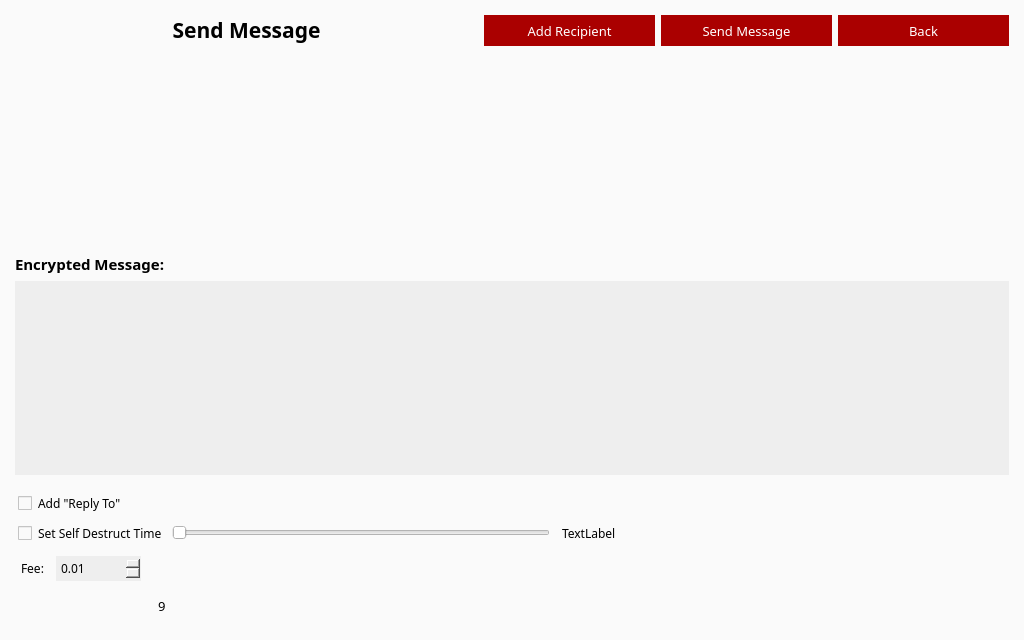
<?xml version="1.0" encoding="UTF-8"?>
<ui version="4.0">
 <class>SendMessageFrame</class>
 <widget class="QFrame" name="SendMessageFrame">
  <property name="geometry">
   <rect>
    <x>0</x>
    <y>0</y>
    <width>1024</width>
    <height>640</height>
   </rect>
  </property>
  <property name="windowTitle">
   <string>Frame</string>
  </property>
  <property name="styleSheet">
   <string notr="true">border: 0px;
color: rgb(0, 0, 0);
font-family: Poppins;
background-color: rgb(250, 250, 250);</string>
  </property>
  <property name="frameShape">
   <enum>QFrame::NoFrame</enum>
  </property>
  <property name="frameShadow">
   <enum>QFrame::Raised</enum>
  </property>
  <layout class="QVBoxLayout" name="verticalLayout">
   <property name="leftMargin">
    <number>15</number>
   </property>
   <property name="topMargin">
    <number>15</number>
   </property>
   <property name="rightMargin">
    <number>15</number>
   </property>
   <property name="bottomMargin">
    <number>15</number>
   </property>
   <item>
    <layout class="QHBoxLayout" name="horizontalLayout_4">
     <property name="topMargin">
      <number>0</number>
     </property>
     <item>
      <widget class="QLabel" name="label">
       <property name="font">
        <font>
         <family>Poppins</family>
         <pointsize>-1</pointsize>
        </font>
       </property>
       <property name="styleSheet">
        <string notr="true">color: #ddd; 
font-size: 20px;
font-family: Poppins;</string>
       </property>
       <property name="text">
        <string>&lt;html&gt;&lt;head/&gt;&lt;body&gt;&lt;p align=&quot;center&quot;&gt;&lt;span style=&quot; font-size:16pt; font-weight:600; color:#000000;&quot;&gt;Send Message&lt;/span&gt;&lt;/p&gt;&lt;/body&gt;&lt;/html&gt;</string>
       </property>
      </widget>
     </item>
     <item>
      <widget class="QPushButton" name="m_addRecipientButton">
       <property name="minimumSize">
        <size>
         <width>171</width>
         <height>31</height>
        </size>
       </property>
       <property name="maximumSize">
        <size>
         <width>171</width>
         <height>16777215</height>
        </size>
       </property>
       <property name="font">
        <font>
         <family>Poppins</family>
         <pointsize>-1</pointsize>
        </font>
       </property>
       <property name="cursor">
        <cursorShape>PointingHandCursor</cursorShape>
       </property>
       <property name="styleSheet">
        <string notr="true">color: rgb(255, 255, 255);
background-color: rgb(170, 0, 0);
font-size: 13px;
font-family: Poppins;</string>
       </property>
       <property name="text">
        <string>Add Recipient</string>
       </property>
      </widget>
     </item>
     <item>
      <widget class="QPushButton" name="m_sendButton">
       <property name="minimumSize">
        <size>
         <width>171</width>
         <height>31</height>
        </size>
       </property>
       <property name="maximumSize">
        <size>
         <width>171</width>
         <height>16777215</height>
        </size>
       </property>
       <property name="font">
        <font>
         <family>Poppins</family>
         <pointsize>-1</pointsize>
        </font>
       </property>
       <property name="cursor">
        <cursorShape>PointingHandCursor</cursorShape>
       </property>
       <property name="styleSheet">
        <string notr="true">color: rgb(255, 255, 255);
background-color: rgb(170, 0, 0);
font-size: 13px;
font-family: Poppins;</string>
       </property>
       <property name="text">
        <string>Send Message</string>
       </property>
      </widget>
     </item>
     <item>
      <widget class="QPushButton" name="m_backButton">
       <property name="minimumSize">
        <size>
         <width>171</width>
         <height>31</height>
        </size>
       </property>
       <property name="maximumSize">
        <size>
         <width>171</width>
         <height>31</height>
        </size>
       </property>
       <property name="font">
        <font>
         <family>Poppins</family>
         <pointsize>-1</pointsize>
        </font>
       </property>
       <property name="cursor">
        <cursorShape>PointingHandCursor</cursorShape>
       </property>
       <property name="styleSheet">
        <string notr="true">color: rgb(255, 255, 255);
background-color: rgb(170, 0, 0);
font-size: 13px;
font-family: Poppins;</string>
       </property>
       <property name="text">
        <string>Back</string>
       </property>
      </widget>
     </item>
    </layout>
   </item>
   <item>
    <widget class="QScrollArea" name="m_messageAddressScrollArea">
     <property name="frameShape">
      <enum>QFrame::StyledPanel</enum>
     </property>
     <property name="widgetResizable">
      <bool>true</bool>
     </property>
     <widget class="QWidget" name="scrollAreaWidgetContents">
      <property name="geometry">
       <rect>
        <x>0</x>
        <y>0</y>
        <width>994</width>
        <height>194</height>
       </rect>
      </property>
      <layout class="QVBoxLayout" name="m_addressesLayout">
       <property name="spacing">
        <number>0</number>
       </property>
       <property name="leftMargin">
        <number>0</number>
       </property>
       <property name="topMargin">
        <number>0</number>
       </property>
       <property name="rightMargin">
        <number>0</number>
       </property>
       <property name="bottomMargin">
        <number>0</number>
       </property>
       <item>
        <spacer name="verticalSpacer_2">
         <property name="orientation">
          <enum>Qt::Vertical</enum>
         </property>
         <property name="sizeHint" stdset="0">
          <size>
           <width>20</width>
           <height>139</height>
          </size>
         </property>
        </spacer>
       </item>
      </layout>
     </widget>
    </widget>
   </item>
   <item>
    <widget class="QLabel" name="label_3">
     <property name="font">
      <font>
       <family>Poppins</family>
       <pointsize>9</pointsize>
      </font>
     </property>
     <property name="text">
      <string>&lt;html&gt;&lt;head/&gt;&lt;body&gt;&lt;p&gt;&lt;span style=&quot; font-size:11pt; font-weight:600;&quot;&gt;Encrypted Message:&lt;/span&gt;&lt;/p&gt;&lt;/body&gt;&lt;/html&gt;</string>
     </property>
    </widget>
   </item>
   <item>
    <widget class="QTextEdit" name="m_messageTextEdit">
     <property name="font">
      <font>
       <family>Poppins</family>
       <pointsize>9</pointsize>
      </font>
     </property>
     <property name="styleSheet">
      <string notr="true">padding: 3px; border: 0px; 
background-color: rgb(238, 238, 238);
color: rgb(0, 0, 0);
font-family: Poppins;</string>
     </property>
     <property name="html">
      <string notr="true">&lt;!DOCTYPE HTML PUBLIC &quot;-//W3C//DTD HTML 4.0//EN&quot; &quot;http://www.w3.org/TR/REC-html40/strict.dtd&quot;&gt;
&lt;html&gt;&lt;head&gt;&lt;meta name=&quot;qrichtext&quot; content=&quot;1&quot; /&gt;&lt;style type=&quot;text/css&quot;&gt;
p, li { white-space: pre-wrap; }
&lt;/style&gt;&lt;/head&gt;&lt;body style=&quot; font-family:'Poppins'; font-size:9pt; font-weight:400; font-style:normal;&quot;&gt;
&lt;p style=&quot;-qt-paragraph-type:empty; margin-top:0px; margin-bottom:0px; margin-left:0px; margin-right:0px; -qt-block-indent:0; text-indent:0px; font-family:'.Helvetica Neue DeskInterface'; font-size:13pt;&quot;&gt;&lt;br /&gt;&lt;/p&gt;&lt;/body&gt;&lt;/html&gt;</string>
     </property>
    </widget>
   </item>
   <item>
    <spacer name="verticalSpacer">
     <property name="orientation">
      <enum>Qt::Vertical</enum>
     </property>
     <property name="sizeType">
      <enum>QSizePolicy::Fixed</enum>
     </property>
     <property name="sizeHint" stdset="0">
      <size>
       <width>20</width>
       <height>10</height>
      </size>
     </property>
    </spacer>
   </item>
   <item>
    <layout class="QHBoxLayout" name="horizontalLayout_3">
     <property name="topMargin">
      <number>0</number>
     </property>
     <item>
      <widget class="QCheckBox" name="m_addReplyToCheck">
       <property name="font">
        <font>
         <family>Poppins</family>
         <pointsize>9</pointsize>
        </font>
       </property>
       <property name="cursor">
        <cursorShape>PointingHandCursor</cursorShape>
       </property>
       <property name="styleSheet">
        <string notr="true">padding: 3px; border: 0px;</string>
       </property>
       <property name="text">
        <string>Add &quot;Reply To&quot;</string>
       </property>
      </widget>
     </item>
    </layout>
   </item>
   <item>
    <layout class="QHBoxLayout" name="horizontalLayout_2">
     <property name="rightMargin">
      <number>10</number>
     </property>
     <item>
      <widget class="QCheckBox" name="m_ttlCheck">
       <property name="font">
        <font>
         <family>Poppins</family>
         <pointsize>9</pointsize>
        </font>
       </property>
       <property name="cursor">
        <cursorShape>PointingHandCursor</cursorShape>
       </property>
       <property name="toolTip">
        <string>Do not include message in blockchain</string>
       </property>
       <property name="styleSheet">
        <string notr="true">padding: 3px; border: 0px;</string>
       </property>
       <property name="text">
        <string>Set Self Destruct Time</string>
       </property>
      </widget>
     </item>
     <item>
      <widget class="QSlider" name="m_ttlSlider">
       <property name="singleStep">
        <number>300</number>
       </property>
       <property name="orientation">
        <enum>Qt::Horizontal</enum>
       </property>
       <property name="tickInterval">
        <number>1</number>
       </property>
      </widget>
     </item>
     <item>
      <widget class="QLabel" name="m_ttlLabel">
       <property name="font">
        <font>
         <family>Poppins</family>
         <pointsize>9</pointsize>
        </font>
       </property>
       <property name="styleSheet">
        <string notr="true">padding: 3px; border: 0px;</string>
       </property>
       <property name="text">
        <string>TextLabel</string>
       </property>
      </widget>
     </item>
     <item>
      <spacer name="horizontalSpacer_3">
       <property name="orientation">
        <enum>Qt::Horizontal</enum>
       </property>
       <property name="sizeHint" stdset="0">
        <size>
         <width>40</width>
         <height>20</height>
        </size>
       </property>
      </spacer>
     </item>
    </layout>
   </item>
   <item>
    <layout class="QGridLayout" name="gridLayout">
     <property name="topMargin">
      <number>5</number>
     </property>
     <item row="1" column="2">
      <widget class="QLineEdit" name="m_mixinEdit">
       <property name="minimumSize">
        <size>
         <width>0</width>
         <height>38</height>
        </size>
       </property>
       <property name="maximumSize">
        <size>
         <width>30</width>
         <height>16777215</height>
        </size>
       </property>
       <property name="font">
        <font>
         <family>Poppins</family>
         <pointsize>10</pointsize>
        </font>
       </property>
       <property name="styleSheet">
        <string notr="true">padding: 3px; border: 0px; </string>
       </property>
       <property name="text">
        <string notr="true">9</string>
       </property>
       <property name="maxLength">
        <number>5</number>
       </property>
       <property name="alignment">
        <set>Qt::AlignCenter</set>
       </property>
       <property name="readOnly">
        <bool>true</bool>
       </property>
      </widget>
     </item>
     <item row="1" column="3">
      <spacer name="horizontalSpacer">
       <property name="orientation">
        <enum>Qt::Horizontal</enum>
       </property>
       <property name="sizeType">
        <enum>QSizePolicy::Expanding</enum>
       </property>
       <property name="sizeHint" stdset="0">
        <size>
         <width>298</width>
         <height>20</height>
        </size>
       </property>
      </spacer>
     </item>
     <item row="0" column="0">
      <widget class="QLabel" name="label_4">
       <property name="font">
        <font>
         <family>Poppins</family>
         <pointsize>9</pointsize>
        </font>
       </property>
       <property name="styleSheet">
        <string notr="true">padding: 3px; border: 0px;</string>
       </property>
       <property name="text">
        <string>Fee:</string>
       </property>
      </widget>
     </item>
     <item row="0" column="1">
      <widget class="QDoubleSpinBox" name="m_feeSpin">
       <property name="minimumSize">
        <size>
         <width>0</width>
         <height>25</height>
        </size>
       </property>
       <property name="font">
        <font>
         <family>Poppins</family>
         <pointsize>9</pointsize>
        </font>
       </property>
       <property name="styleSheet">
        <string notr="true">padding: 3px; border: 0px; 
background-color: rgb(238, 238, 238);
color: rgb(0, 0, 0);
font-family: Poppins;</string>
       </property>
       <property name="decimals">
        <number>2</number>
       </property>
       <property name="minimum">
        <double>0.010000000000000</double>
       </property>
       <property name="maximum">
        <double>100000000.000000000000000</double>
       </property>
       <property name="singleStep">
        <double>0.010000000000000</double>
       </property>
       <property name="value">
        <double>0.010000000000000</double>
       </property>
      </widget>
     </item>
    </layout>
   </item>
  </layout>
 </widget>
 <resources/>
 <connections>
  <connection>
   <sender>m_sendButton</sender>
   <signal>clicked()</signal>
   <receiver>SendMessageFrame</receiver>
   <slot>sendClicked()</slot>
   <hints>
    <hint type="sourcelabel">
     <x>58</x>
     <y>503</y>
    </hint>
    <hint type="destinationlabel">
     <x>386</x>
     <y>287</y>
    </hint>
   </hints>
  </connection>
  <connection>
   <sender>m_messageTextEdit</sender>
   <signal>textChanged()</signal>
   <receiver>SendMessageFrame</receiver>
   <slot>messageTextChanged()</slot>
   <hints>
    <hint type="sourcelabel">
     <x>386</x>
     <y>227</y>
    </hint>
    <hint type="destinationlabel">
     <x>386</x>
     <y>287</y>
    </hint>
   </hints>
  </connection>
  <connection>
   <sender>m_addRecipientButton</sender>
   <signal>clicked()</signal>
   <receiver>SendMessageFrame</receiver>
   <slot>addRecipientClicked()</slot>
   <hints>
    <hint type="sourcelabel">
     <x>179</x>
     <y>546</y>
    </hint>
    <hint type="destinationlabel">
     <x>386</x>
     <y>287</y>
    </hint>
   </hints>
  </connection>
  <connection>
   <sender>m_ttlSlider</sender>
   <signal>valueChanged(int)</signal>
   <receiver>SendMessageFrame</receiver>
   <slot>ttlValueChanged(int)</slot>
   <hints>
    <hint type="sourcelabel">
     <x>296</x>
     <y>426</y>
    </hint>
    <hint type="destinationlabel">
     <x>386</x>
     <y>287</y>
    </hint>
   </hints>
  </connection>
  <connection>
   <sender>m_ttlCheck</sender>
   <signal>toggled(bool)</signal>
   <receiver>m_ttlSlider</receiver>
   <slot>setVisible(bool)</slot>
   <hints>
    <hint type="sourcelabel">
     <x>89</x>
     <y>426</y>
    </hint>
    <hint type="destinationlabel">
     <x>296</x>
     <y>426</y>
    </hint>
   </hints>
  </connection>
  <connection>
   <sender>m_ttlCheck</sender>
   <signal>toggled(bool)</signal>
   <receiver>m_ttlLabel</receiver>
   <slot>setVisible(bool)</slot>
   <hints>
    <hint type="sourcelabel">
     <x>89</x>
     <y>426</y>
    </hint>
    <hint type="destinationlabel">
     <x>463</x>
     <y>426</y>
    </hint>
   </hints>
  </connection>
  <connection>
   <sender>m_ttlCheck</sender>
   <signal>stateChanged(int)</signal>
   <receiver>SendMessageFrame</receiver>
   <slot>ttlCheckStateChanged(int)</slot>
   <hints>
    <hint type="sourcelabel">
     <x>89</x>
     <y>426</y>
    </hint>
    <hint type="destinationlabel">
     <x>386</x>
     <y>287</y>
    </hint>
   </hints>
  </connection>
  <connection>
   <sender>m_backButton</sender>
   <signal>clicked()</signal>
   <receiver>SendMessageFrame</receiver>
   <slot>backClicked()</slot>
   <hints>
    <hint type="sourcelabel">
     <x>1198</x>
     <y>29</y>
    </hint>
    <hint type="destinationlabel">
     <x>649</x>
     <y>349</y>
    </hint>
   </hints>
  </connection>
 </connections>
 <slots>
  <slot>addressBookClicked()</slot>
  <slot>pasteClicked()</slot>
  <slot>sendClicked()</slot>
  <slot>backClicked()</slot>
  <slot>mixinValueChanged(int)</slot>
  <slot>addressEdited(QString)</slot>
  <slot>messageTextChanged()</slot>
  <slot>addRecipientClicked()</slot>
  <slot>ttlCheckStateChanged(int)</slot>
  <slot>ttlValueChanged(int)</slot>
 </slots>
</ui>
